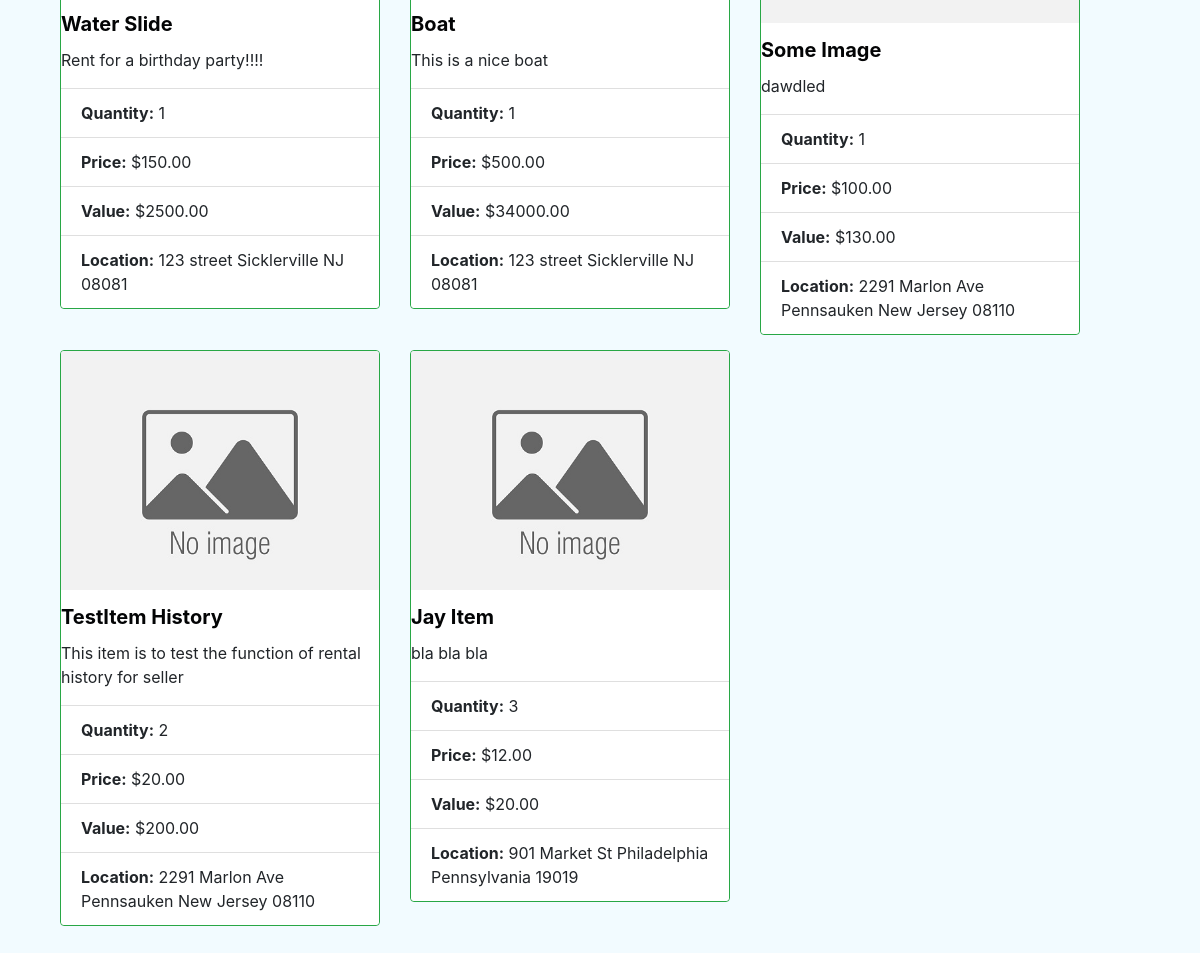
Page / (signed in, lower part) on the earlier database version.
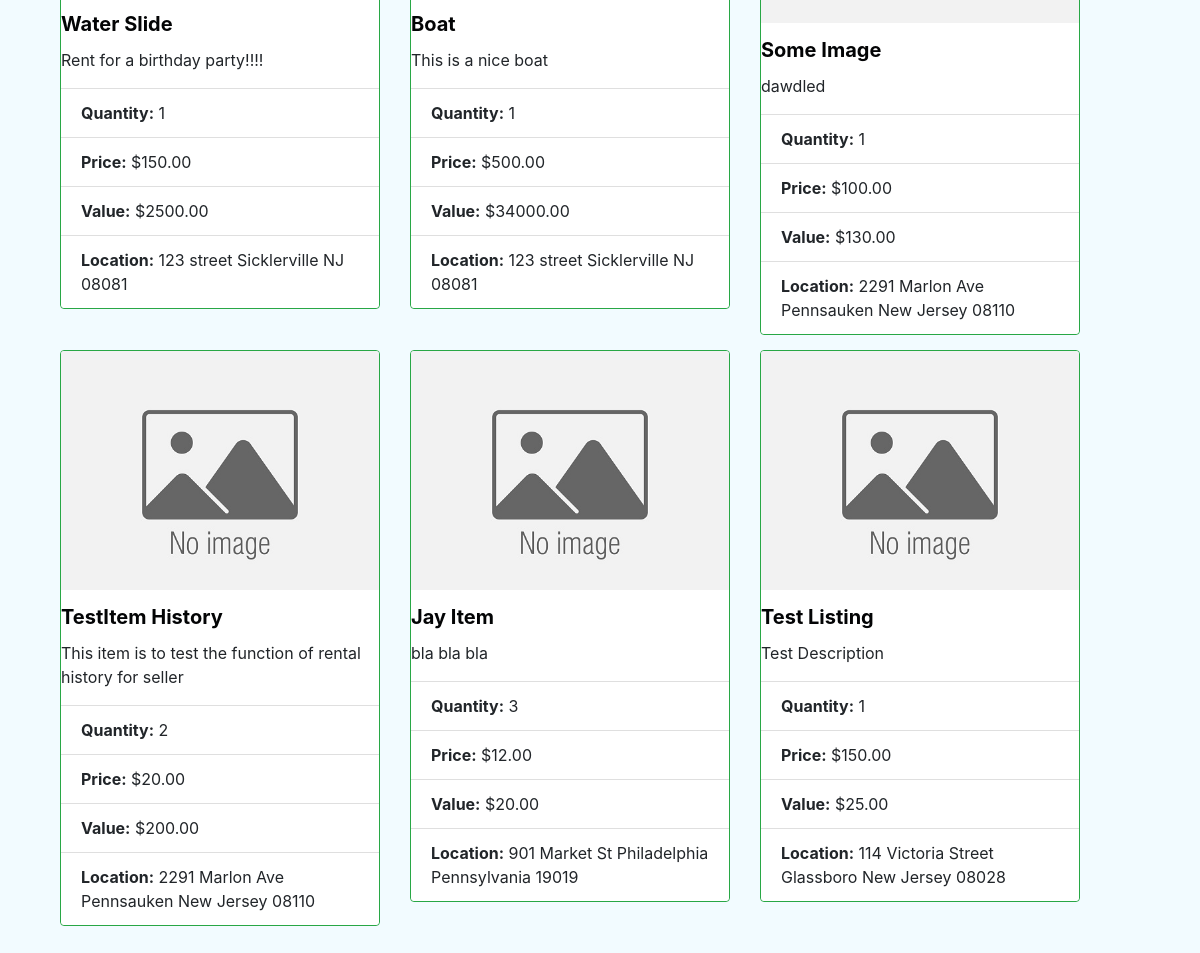
Same page on the later database version.
### website/models.py (models this page shows)
class Item(db.Model):
    id = db.Column(db.Integer, primary_key=True, index=True)
    name = db.Column(db.String(255), index=True)
    category_id = db.Column(db.Integer, db.ForeignKey("category.id"), index=True)
    is_available = db.Column(db.Boolean, nullable=False, default=True)
    description = db.Column(db.Text, index=True)
    owner_id = db.Column(db.Integer, db.ForeignKey("user.id"))  # ??????????
    date_created = db.Column(db.DATETIME, default=datetime.utcnow, index=True)
    price_in_cents = db.Column(db.Integer, nullable=False, index=True)  # Same thing here
    quantity = db.Column(db.Integer, default=1, index=True)
    value_in_cents = db.Column(db.Integer, nullable=False, index=True)
    image_name = db.Column(db.String(255), index=True)
    item_reviews = db.relationship("Review", backref="item")  # the item being reviewed
    orders = db.relationship("Order", backref="item")

### website/views.py (the view)
@views.route('/', methods=['GET', 'POST'])
@login_required
def home():
    user=current_user
    location=Location.query.get(user.location_id)
    if request.form.get('search'):
        searched = request.form.get('search')
        print(searched)
    else:
        searched = ''
    if request.form.get('category'):
        category = int(request.form.get('category'))
    else:
        category = 0
    items = Item.query.all()
    allLocations = []
    for item in items:
        ownerID = item.owner_id
        owner = User.query.get(ownerID)
        locationID = owner.location_id
        ownerLoc = Location.query.get(locationID)
        allLocations.append(str(owner.street) + " " + str(ownerLoc.city) + " " + str(ownerLoc.state) + " " + str(ownerLoc.zip))
    return render_template("home.html", user=user, searched=searched,
    items=items, location=allLocations, category=category)

### website/templates/home.html (shortened to what this page needs)
{% extends "base.html" %} {% block title %}Home{% endblock %} {% block content
%}
<head>
  <link rel="stylesheet" type="text/css" href="../static/css/home.css" />
</head>
<body style="background-color: rgb(242, 251, 255)">
  <br />
  <br />
  <div class="card-body">
    <div class="row">
      {% for Item in items %}
      {% if searched == '' or searched.lower() in Item.description.lower() or
      searched.lower() in Item.name.lower() %} {% if Item.category_id ==
      category or category == 0 %} {% if Item.owner_id != user.id and
      Item.is_available%}
      <form method="POST" align="left">
        <div class="col-sm-6 col-md-4">
          <div class="card border-success" style="width: 20rem">
            <a href="{{'/order/item/' ~ Item.id}}">
              {% if Item.image_name %}
              <img
                src="{{'static/images/' ~ Item.image_name }}"
                class="card-img-top"
                alt="No Image"
              />
              {% else %}
              <img
                src="{{'static/images/no-image.jpeg'  }}"
                class="card-img-top"
                alt="No Image"
              />
              {% endif %}
              <h5
                class="card-title"
                style="padding-top: 15px; color: rgb(3, 4, 5)"
              >
                <b>{{ Item.name }}</b>
              </h5>
            </a>
            <ul class="list-group list-group-flush">
              <p class="card-text">{{Item.description}}</p>
              <li class="list-group-item"><b>Quantity:</b> {{ Item.quantity }}</li>
              <li class="list-group-item">
                <b>Price:</b> {{"${:.2f}".format(Item.price_in_cents/100)}}
              </li>
              <li class="list-group-item">
                <b>Value:</b> {{"${:.2f}".format(Item.value_in_cents/100)}}
              </li>
              <li class="list-group-item">
				  <b>Location:</b> {{location[loop.index0]}}
              </li>
            </ul>
          </div>
        </div>
      </form>
      {% endif %} {% endif %} {% endif %}{% endfor %}
    </div>
  </div>
</body>
{% endblock %}

Differences in the rows shown:
added Item: is_available True (drawn), name "Test Listing", description "Test Description", quantity "1", Item.price_in_cents/100 "$150.00", Item.value_in_cents/100 "$25.00", location "114 Victoria Street Glassboro New Jersey 08028"
